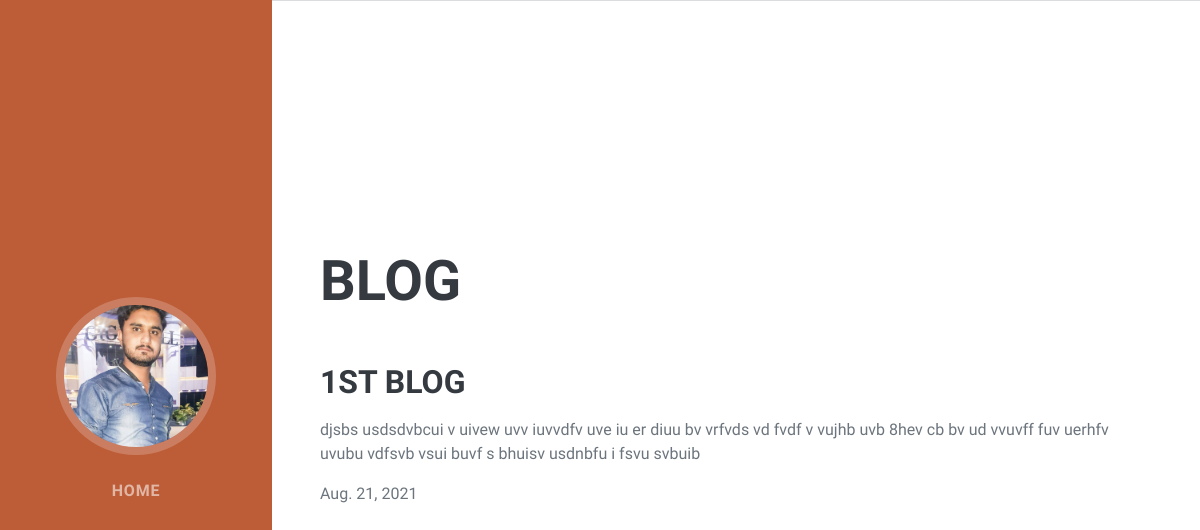
The page /blog/1 on the database its author committed.
### blog/models.py (models this page shows, shortened)
class Blog(models.Model):
    title = models.CharField(max_length=50)
    description = models.TextField()
    date = models.DateField()

### blog/views.py (the view)
# urls.py: path('<int:blog_id>', views.blog_detail,name='blog_detail'),
def blog_detail(request,blog_id):
    blog = get_object_or_404(Blog,id=blog_id)
    context = {
        'blog': blog
    }
    return render(request, 'blog/blog_detail.html',context)

### blog/templates/blog/blog_detail.html (shortened to what this page needs)
<!DOCTYPE html>
{% load static %}
<html lang="en">
    <head>
        <link href="{%static 'css/styles.css'%}" rel="stylesheet" />
    </head>
    <body id="page-top">
        <nav class="navbar navbar-expand-lg navbar-dark bg-primary fixed-top" id="sideNav">
            <a class="navbar-brand js-scroll-trigger" href="#page-top">
                <span class="d-none d-lg-block"><img class="img-fluid img-profile rounded-circle mx-auto mb-2" src="{%static 'img/mudasir.jpg'%}" alt="..." /></span>
            </a>
            <div class="collapse navbar-collapse" id="navbarResponsive">
                <ul class="navbar-nav">
                    <li class="nav-item"><a class="nav-link js-scroll-trigger" href="{% url 'index' %}">Home</a></li>
                </ul>
            </div>
        </nav>
        <div class="container-fluid p-0">
            <section class="resume-section" id="blog">
                <div class="w-100">
                    <h2 class="mb-5">Blog</h2>
                    <h3 class="mb-3">{{blog.title}}</h3>
                    <p>{{blog.description}}</p>
                    <p class="mb-0">{{blog.date}}</p>
                    <br><br>
                </div>
            </section>
        </div>
    </body>
</html>

### rows shown on the page
Blog: title "1ST BLOG", description "djsbs usdsdvbcui v uivew uvv iuvvdfv uve iu er diuu bv vrfvds vd fvdf v vujhb uvb 8hev cb bv ud vvuvff fuv uerhfv uvubu vdfsvb vsui buvf s bhuisv usdnbfu i fsvu svbuib", date "Aug. 21, 2021"
